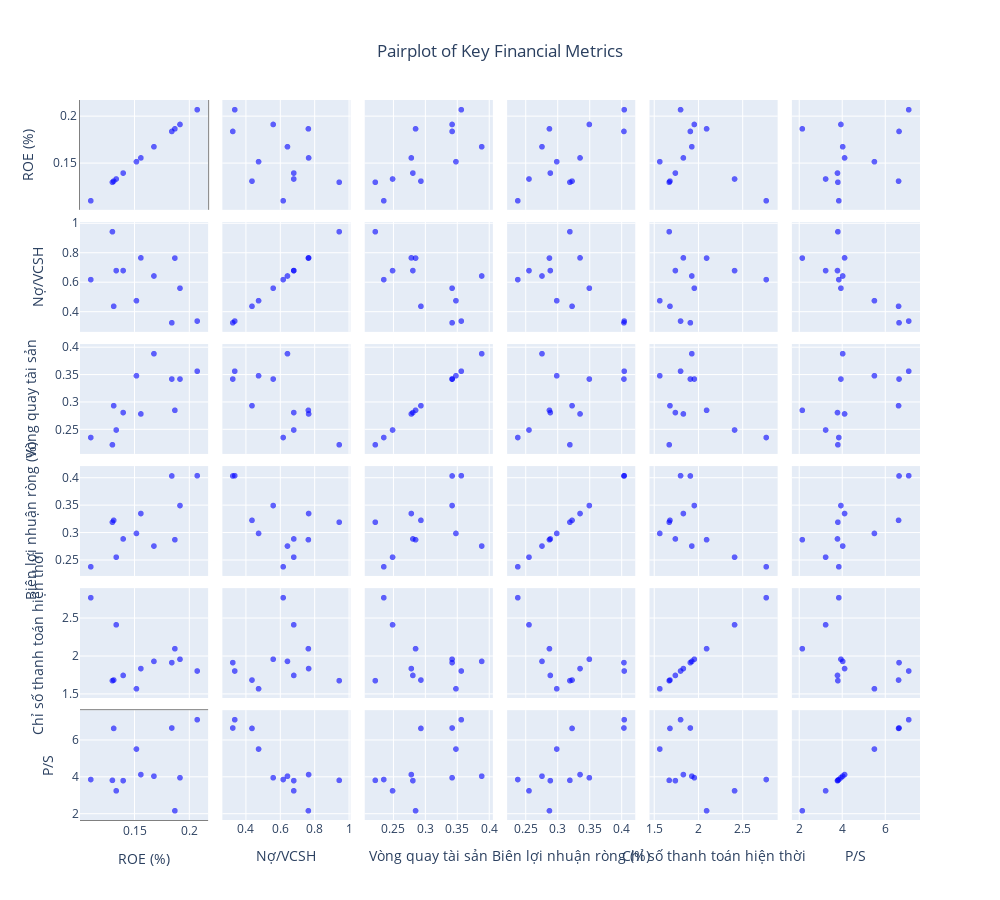

The cell this chart's notebook holds for it:
### Code cell
import plotly.express as px
import plotly.graph_objects as go
from plotly.subplots import make_subplots
import numpy as np
import pandas as pd

# Define the five most meaningful metrics (six columns for all pairwise relationships)
selected_cols = [
    ('Chỉ tiêu khả năng sinh lợi', 'ROE (%)'),
    ('Chỉ tiêu cơ cấu nguồn vốn', 'Nợ/VCSH'),
    ('Chỉ tiêu hiệu quả hoạt động', 'Vòng quay tài sản'),
    ('Chỉ tiêu khả năng sinh lợi', 'Biên lợi nhuận ròng (%)'),
    ('Chỉ tiêu thanh khoản', 'Chỉ số thanh toán hiện thời'),
    ('Chỉ tiêu định giá', 'P/S'),
]

# Subset the DataFrame
df_pair = Ratio[selected_cols].copy()

# Use only the second part of each column tuple (the metric name)
df_pair.columns = [col[1] for col in df_pair.columns]

# Optional: Remove rows with missing values for these columns
#df_pair = df_pair.dropna()

# Create a plotly figure using px.scatter_matrix for the pairplot
fig = px.scatter_matrix(
    df_pair,
    dimensions=df_pair.columns,
    title="Pairplot of Key Financial Metrics",
    labels={col: col for col in df_pair.columns},  # Use original column names as labels
    color_discrete_sequence=['blue'],
    opacity=0.6
)

# Update layout for better appearance
fig.update_layout(
    title={
        'y':0.95,
        'x':0.5,
        'xanchor': 'center',
        'yanchor': 'top'
    },
    dragmode='select',
    width=1000,
    height=900,
)

# Update traces for diagonal plots to show distributions
for i, col in enumerate(df_pair.columns):
    fig.update_traces(
        diagonal_visible=True, 
        showupperhalf=False,  # Only show lower half (like corner=True in seaborn)
        selector=dict(dimensions=[col])
    )

# Update axes to include zero when appropriate
fig.update_xaxes(showline=True, linewidth=1, linecolor='gray', mirror=True)
fig.update_yaxes(showline=True, linewidth=1, linecolor='gray', mirror=True)

# Show the plot
fig.show()

# Save to HTML for sharing
fig.write_html("./outputs/financial_metrics_pairplot.html")
print("Interactive pairplot saved to financial_metrics_pairplot.html")

### Figure 1 — Plotly figure (JSON) as saved in the notebook; plotly's stock layout.template omitted (floating-point values rounded to 4 significant figures)
{"data": [{"dimensions": [{"axis": {"matches": true}, "label": "ROE (%)", "values": [0.1101, 0.1333, 0.1869, 0.1299, 0.1397, 0.1559, 0.1916, 0.1678, 0.1518, 0.131, 0.1841, 0.2073]}, {"axis": {"matches": true}, "label": "Nợ/VCSH", "values": [0.6194, 0.6809, 0.766, 0.9457, 0.6811, 0.7676, 0.5611, 0.6443, 0.476, 0.4378, 0.3258, 0.3374]}, {"axis": {"matches": true}, "label": "Vòng quay tài sản", "values": [0.2352, 0.249, 0.2851, 0.2219, 0.2809, 0.2784, 0.3424, 0.3889, 0.3484, 0.2935, 0.3424, 0.3568]}, {"axis": {"matches": true}, "label": "Biên lợi nhuận ròng (%)", "values": [0.2378, 0.2553, 0.2873, 0.3193, 0.2887, 0.3352, 0.3498, 0.2757, 0.2988, 0.3227, 0.4039, 0.4043]}, {"axis": {"matches": true}, "label": "Chỉ số thanh toán hiện thời", "values": [2.773, 2.415, 2.098, 1.675, 1.745, 1.835, 1.959, 1.931, 1.568, 1.684, 1.914, 1.804]}, {"axis": {"matches": true}, "label": "P/S", "values": [3.86, 3.246, 2.16, 3.816, 3.799, 4.128, 3.957, 4.041, 5.516, 6.64, 6.662, 7.113]}], "hovertemplate": "%{xaxis.title.text}=%{x}<br>%{yaxis.title.text}=%{y}<extra></extra>", "legendgroup": "", "marker": {"color": "blue", "opacity": 0.6, "symbol": "circle"}, "name": "", "showlegend": false, "type": "splom"}], "layout": {"dragmode": "select", "height": 900, "legend": {"tracegroupgap": 0}, "title": {"text": "Pairplot of Key Financial Metrics", "x": 0.5, "xanchor": "center", "y": 0.95, "yanchor": "top"}, "width": 1000, "xaxis": {"linecolor": "gray", "linewidth": 1, "mirror": true, "showline": true}, "yaxis": {"linecolor": "gray", "linewidth": 1, "mirror": true, "showline": true}}}
